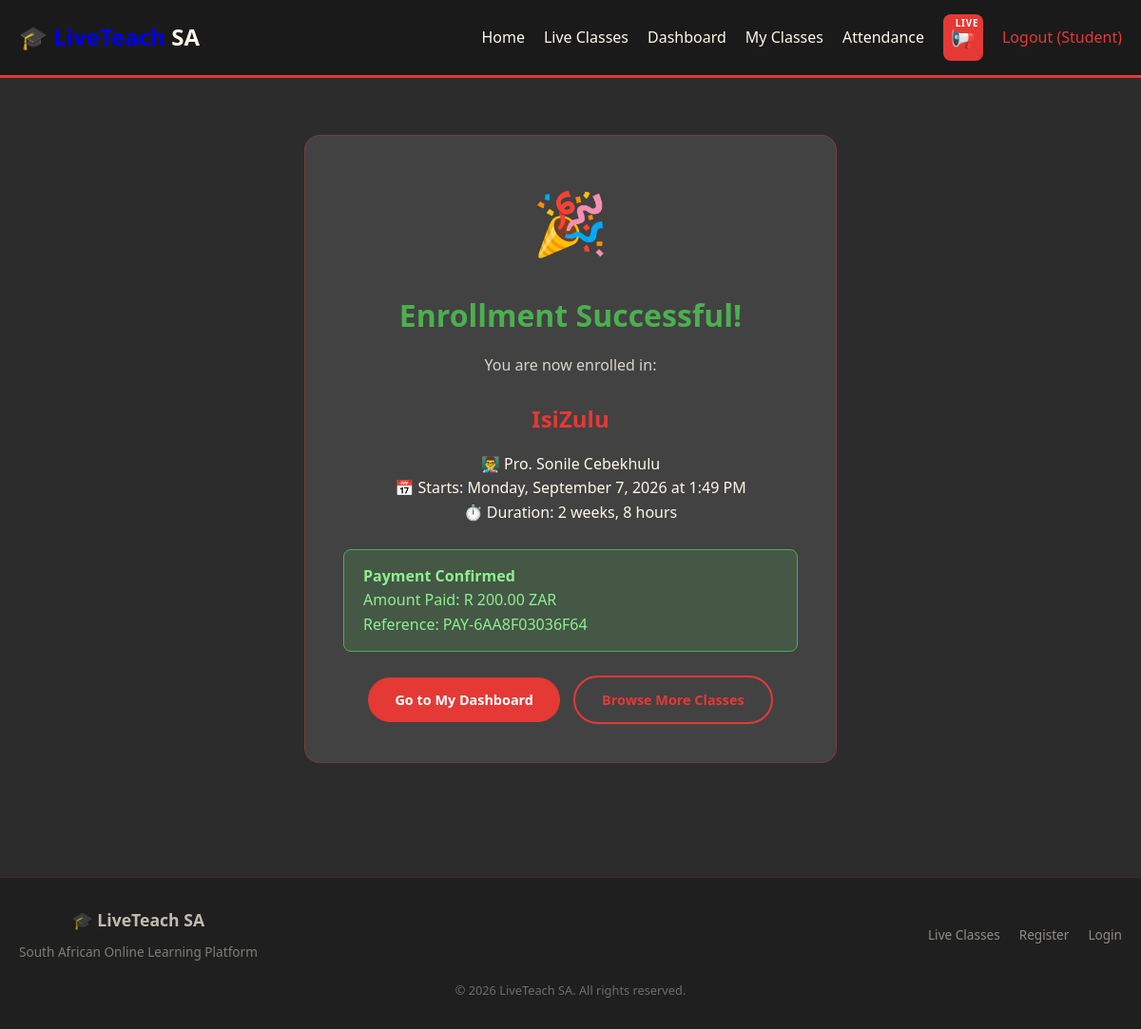
Screenshot of /payments/success.php?class_id=4 (signed in) with the database file from the repository.
### tables this page shows
CREATE TABLE `live_classes` (
  `id` int(11) NOT NULL,
  `teacher_id` int(11) NOT NULL,
  `title` varchar(255) NOT NULL,
  `description` text DEFAULT NULL,
  `short_description` varchar(500) DEFAULT NULL,
  `image` varchar(255) DEFAULT NULL,
  `price` decimal(10,2) NOT NULL DEFAULT 0.00,
  `duration` varchar(50) DEFAULT NULL,
  `level` enum('beginner','intermediate','advanced') NOT NULL DEFAULT 'beginner',
  `category` varchar(100) DEFAULT NULL,
  `start_date` datetime DEFAULT NULL,
  `end_date` datetime DEFAULT NULL,
  `schedule` text DEFAULT NULL,
  `meeting_link` varchar(500) DEFAULT NULL,
  `meeting_id` varchar(100) DEFAULT NULL,
  `meeting_password` varchar(100) DEFAULT NULL,
  `recording_url` varchar(500) DEFAULT NULL,
  `materials` text DEFAULT NULL,
  `max_students` int(11) DEFAULT 50,
  `current_students` int(11) NOT NULL DEFAULT 0,
  `status` enum('upcoming','ongoing','completed','cancelled') NOT NULL DEFAULT 'upcoming',
  `is_featured` tinyint(1) NOT NULL DEFAULT 0,
  `sequential_unlock` tinyint(1) NOT NULL DEFAULT 0,
  `created_at` timestamp NOT NULL DEFAULT current_timestamp(),
  `thumbnail` varchar(500) DEFAULT NULL,
  `preview_video` varchar(500) DEFAULT NULL,
  `stream_platform` enum('zoom','google_meet','custom','youtube_live') DEFAULT 'zoom',
  `stream_embed` text DEFAULT NULL
);

CREATE TABLE `users` (
  `id` int(11) NOT NULL,
  `fullname` varchar(255) NOT NULL,
  `email` varchar(255) NOT NULL,
  `password` varchar(255) NOT NULL,
  `phone` varchar(50) DEFAULT NULL,
  `role` enum('admin','teacher','student') NOT NULL DEFAULT 'student',
  `profile_image` varchar(255) DEFAULT NULL,
  `bio` text DEFAULT NULL,
  `status` enum('active','inactive','suspended') NOT NULL DEFAULT 'active',
  `created_at` timestamp NOT NULL DEFAULT current_timestamp()
);

CREATE TABLE `enrollments` (
  `id` int(11) NOT NULL,
  `student_id` int(11) NOT NULL,
  `class_id` int(11) NOT NULL,
  `payment_status` enum('pending','paid','failed','refunded') NOT NULL DEFAULT 'pending',
  `payment_method` varchar(100) DEFAULT NULL,
  `payment_reference` varchar(255) DEFAULT NULL,
  `amount_paid` decimal(10,2) DEFAULT 0.00,
  `paid_at` datetime DEFAULT NULL,
  `attendance` int(11) NOT NULL DEFAULT 0,
  `certificate_issued` tinyint(1) NOT NULL DEFAULT 0,
  `enrolled_at` timestamp NOT NULL DEFAULT current_timestamp()
);

### payments/success.php (the view, shortened to what this page needs)
<?php
require_once '../includes/header.php';
$connection = getDbConnection();
$classId = isset($_GET['class_id']) ? (int)$_GET['class_id'] : 0;
$stmt = $connection->prepare("
    SELECT c.title, c.start_date, c.duration, u.fullname as teacher_name, e.payment_reference, e.amount_paid
    FROM live_classes c
    JOIN users u ON c.teacher_id = u.id
    JOIN enrollments e ON e.class_id = c.id AND e.student_id = ?
    WHERE c.id = ? AND e.payment_status = 'paid'
");
$stmt->bind_param('ii', $_SESSION['user']['id'], $classId);
$stmt->execute();
$data = $stmt->get_result()->fetch_assoc();
?>
<main>
    <div class="container" style="max-width:600px; padding:60px 20px; text-align:center;">
        <div class="card" style="padding:40px;">
            <div style="font-size:4rem; margin-bottom:20px;">🎉</div>
            <h1 style="color:var(--success);">Enrollment Successful!</h1>
            <p style="margin:15px 0 25px; opacity:0.8;">You are now enrolled in:</p>
            <h2 style="color:var(--primary-red); margin-bottom:15px;"><?php echo htmlspecialchars($data['title']); ?></h2>
            <p>👨‍🏫 <?php echo htmlspecialchars($data['teacher_name']); ?></p>
            <p>📅 Starts: <?php echo date('l, F j, Y \a\t g:i A', strtotime($data['start_date'])); ?></p>
            <p>⏱️ Duration: <?php echo htmlspecialchars($data['duration']); ?></p>
            <div class="alert alert-success" style="margin:25px 0; text-align:left;">
                <strong>Payment Confirmed</strong><br>
                Amount Paid: R <?php echo number_format($data['amount_paid'], 2); ?> ZAR<br>
                Reference: <?php echo htmlspecialchars($data['payment_reference']); ?>
            </div>
            <a href="../dashboard/index.php" class="btn btn-primary" style="margin-right:10px;">Go to My Dashboard</a>
            <a href="../classes/index.php" class="btn btn-outline">Browse More Classes</a>
        </div>
    </div>
</main>
<?php require_once '../includes/footer.php'; ?>

### assets/css/style.css (style rules this page uses)
:root { --primary-red: #e53935; --primary-red-dark: #c62828; --primary-red-light: #ffcdd2; --charcoal: #2c2c2c; --charcoal-light: #424242; --charcoal-dark: #1a1a1a; --cream: #fff8e7; --cream-dark: #f5e6c8; --border: rgba(229, 57, 53, 0.3); --shadow: rgba(0, 0, 0, 0.1); --success: #4caf50; --warning: #ff9800; --info: #2196f3; --gold: #ffd700; }
* { margin: 0; padding: 0; box-sizing: border-box; }
body { font-family: 'Segoe UI', Tahoma, Geneva, Verdana, sans-serif; background: var(--charcoal); color: var(--cream); line-height: 1.6; }
.container { max-width: 1200px; margin: 0 auto; padding: 0 20px; }
.btn { display: inline-block; padding: 12px 28px; border-radius: 40px; font-weight: 600; cursor: pointer; transition: all 0.3s ease; border: none; font-size: 0.9rem; text-decoration: none; text-align: center; }
.btn-primary { background: var(--primary-red); color: white; }
.btn-outline { background: transparent; border: 2px solid var(--primary-red); color: var(--primary-red); }
.card { background: var(--charcoal-light); border-radius: 16px; overflow: hidden; transition: all 0.3s ease; border: 1px solid var(--border); }
.alert { padding: 15px 20px; border-radius: 8px; margin-bottom: 20px; }
.alert-success { background: rgba(76, 175, 80, 0.2); border: 1px solid var(--success); color: #90ee90; }

### includes/header.php (style rules this page uses)
* { margin: 0; padding: 0; box-sizing: border-box; }
body { font-family: 'Segoe UI', Tahoma, Geneva, Verdana, sans-serif; background: var(--charcoal, #1a1a1a); color: var(--cream, #f5f0e8); line-height: 1.6; }
.container { max-width: 1200px; margin: 0 auto; padding: 0 20px; }
.btn { display: inline-block; padding: 12px 28px; border-radius: 40px; font-weight: 600; cursor: pointer; transition: all 0.3s ease; border: none; font-size: 0.9rem; text-decoration: none; text-align: center; }
.btn-primary { background: var(--primary-red, #e53935); color: white; }
.btn-outline { background: transparent; border: 2px solid var(--primary-red, #e53935); color: var(--primary-red, #e53935); }
.alert { padding: 15px 20px; border-radius: 8px; margin-bottom: 20px; }
.alert-success { background: rgba(76, 175, 80, 0.2); border: 1px solid #4caf50; color: #90ee90; }

### rows the page displays
live_classes: title "IsiZulu", users.fullname "Pro. Sonile Cebekhulu", start_date "Monday, September 7, 2026 at 1:49 PM", duration "2 weeks, 8 hours", enrollments.amount_paid "200.00", enrollments.payment_reference "PAY-6AA8F03036F64"

### other values shown
$bellIcon "📢"
$user['fullname'] "Student"
